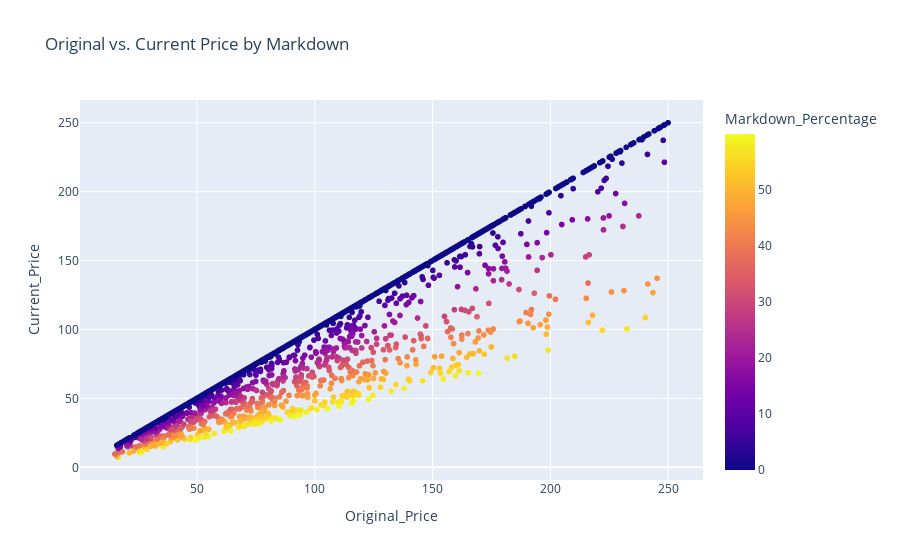

Source (notebook cell):
### Markdown cell above
**Insight**: August shows a peak, potentially from seasonal promotions; in Bhubaneswar, align future trends with monsoon patterns for better forecasting.

### Visualization 4: Scatter Plot of Original vs. Current Price by Markdown (Plotly - Interactive)
An interactive scatter plot comparing prices with markdown color-coding.

### Code cell
# Plot
fig = px.scatter(df, x='Original_Price', y='Current_Price', color='Markdown_Percentage',
                 hover_data=['Category'], title='Original vs. Current Price by Markdown')
fig.show()

### Figure 1 — Plotly figure (JSON) as saved in the notebook; plotly's stock layout.template omitted (floating-point values rounded to 4 significant figures; data arrays with more than 128 entries replaced by an {"elided": "..."} marker saying what was removed)
{"data": [{"customdata": {"elided": "2176x1 str values"}, "hovertemplate": "Original_Price=%{x}<br>Current_Price=%{y}<br>Category=%{customdata[0]}<br>Markdown_Percentage=%{marker.color}<extra></extra>", "legendgroup": "", "marker": {"color": {"elided": "2176 float values"}, "coloraxis": "coloraxis", "symbol": "circle"}, "mode": "markers", "name": "", "showlegend": false, "type": "scattergl", "x": {"elided": "2176 float values"}, "xaxis": "x", "y": {"elided": "2176 float values"}, "yaxis": "y"}], "layout": {"coloraxis": {"colorbar": {"title": {"text": "Markdown_Percentage"}}, "colorscale": [[0, "#0d0887"], [0.1111, "#46039f"], [0.2222, "#7201a8"], [0.3333, "#9c179e"], [0.4444, "#bd3786"], [0.5556, "#d8576b"], [0.6667, "#ed7953"], [0.7778, "#fb9f3a"], [0.8889, "#fdca26"], [1, "#f0f921"]]}, "legend": {"tracegroupgap": 0}, "title": {"text": "Original vs. Current Price by Markdown"}, "xaxis": {"anchor": "y", "domain": [0, 1], "title": {"text": "Original_Price"}}, "yaxis": {"anchor": "x", "domain": [0, 1], "title": {"text": "Current_Price"}}}}
